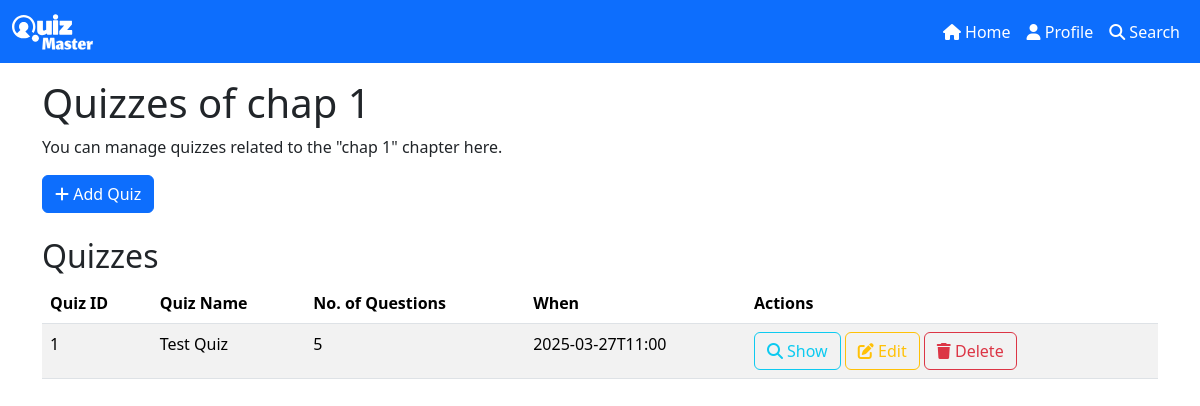
Screenshot of /chapter/1/1 (signed in) with the database file from the repository.
### models.py (models this page shows)
class Chapter(db.Model):
    id = db.Column(db.Integer, primary_key=True, autoincrement=True)
    name = db.Column(db.String(80), unique=True, nullable=False)
    description = db.Column(db.String(120), default="Not available")
    subject_id = db.Column(db.Integer, db.ForeignKey("subject.id"), nullable=False)
    quizzes = db.relationship("Quiz", backref="chapter", lazy=True)

class Quiz(db.Model):
    id = db.Column(db.Integer, primary_key=True, autoincrement=True)
    chapter_id = db.Column(db.Integer, db.ForeignKey("chapter.id"), nullable=False)
    name = db.Column(db.String(80), unique=True, nullable=False)
    description = db.Column(db.String(120), default="Not available")
    included_questions = db.relationship("Question", backref="quiz", lazy=True)
    quiz_schedule_date = db.Column(db.DateTime, nullable=False)
    quiz_duration = db.Column(db.Integer, nullable=False)

### routes.py (the view, shortened to what this page needs)
    @app.route("/chapter/<int:subject_id>/<int:chapter_id>", methods=["GET", "POST"])
    @admin_required
    def show_chapter(subject_id, chapter_id):
        subject = Subject.query.get(subject_id)
        if not subject:
            flash("Subject not found")
            return redirect(url_for("admin_home"))
        chapter = Chapter.query.get(chapter_id)
        if not chapter:
            flash("Chapter not found")
            return redirect(url_for("show_subject", id=subject_id))
        return render_template(
            "chapter/show_chapter.html", subject=subject, chapter=chapter
        )

### app.py (called while the page is built)
    @app.template_filter('datetimeformat')
    def datetimeformat(value, format="%Y-%m-%dT%H:%M"):
        if isinstance(value, datetime):
            return value.strftime(format)
        return value

### templates/chapter/show_chapter.html (shortened to what this page needs)
{% extends 'base.html' %}
{% block content %}
<div class="container mt-3">
    <h1>Quizzes of {{ chapter.name }}</h1>
    <p>You can manage quizzes related to the "{{ chapter.name }}" chapter here.</p>
    <div class="col">
        <a href="{{ url_for('add_quiz', subject_id=subject.id, chapter_id=chapter.id) }}" class="btn btn-primary">
            <i class="fas fa-plus"></i> Add Quiz
        </a>
    </div>
    <br>
    <h2>Quizzes</h2>
    <table class="table table-striped">
        <thead>
            <tr>
                <th>Quiz ID</th>
                <th>Quiz Name</th>
                <th>No. of Questions</th>
                <th>When</th>
                <th>Actions</th>
            </tr>
        </thead>
        <tbody>
            {% for quiz in chapter.quizzes %}
            <tr>
                <td>{{ quiz.id }}</td>
                <td>{{ quiz.name }}</td>
                <td>{{ quiz.included_questions|length }}</td>
                <td>{{ quiz.quiz_schedule_date|datetimeformat }}</td>
                <td>
                    <a href="{{ url_for('show_quiz', subject_id=subject.id, chapter_id=chapter.id, quiz_id=quiz.id) }}"
                        class="btn btn-outline-info">
                        <i class="fas fa-search"></i> Show
                    </a>
                    <a href="{{ url_for('edit_quiz', subject_id=subject.id, chapter_id=chapter.id, quiz_id=quiz.id) }}"
                        class="btn btn-outline-warning">
                        <i class="fas fa-edit"></i> Edit
                    </a>
                    <a href="{{ url_for('delete_quiz', subject_id=subject.id, chapter_id=chapter.id, quiz_id=quiz.id) }}"
                        class="btn btn-outline-danger">
                        <i class="fas fa-trash"></i> Delete
                    </a>
                </td>
            </tr>
            {% endfor %}
        </tbody>
    </table>
</div>
{% endblock %}

### rows the page displays
Chapter: name "chap 1"
Quiz: id "1", name "Test Quiz", included_questions|length "5", quiz_schedule_date "2025-03-27T11:00"
